Frame 1 (no input): blank canvas, image omitted
Frame 60 (no input): blank canvas, image omitted
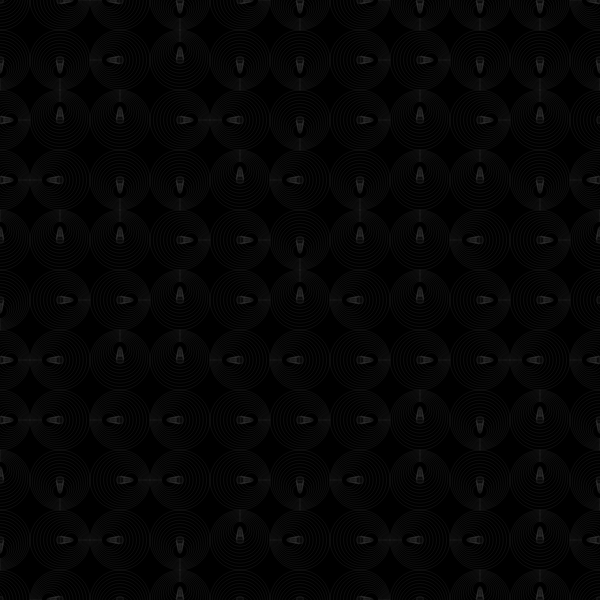
Frame 120 (the mouse pressed at the canvas centre since frame 60)

The p5.js sketch whose frames 1 and 60 were blank and that drew this single picture after the mouse press (run headless with seeded random() and noise() and a simulated clock; from frame 60 on, the mouse is pressed at the canvas centre):

// p5.js sketch
// ── sketch.js
let tileWidth, tileHeight, endSize, endOffset;
let circleCount;

let tileCountX = 10;
let tileCountY = 10;

let actRandomSeed = 0;

const setActRandomSeed = () => actRandomSeed = int(random(100000));
const mousePressed = () => setActRandomSeed();

function setup () {
  createCanvas(600, 600);
  stroke(255, 150);
  strokeWeight(0.1);
  noFill();

  tileWidth = width / tileCountX;
  tileHeight = height / tileCountY;
}

function draw () {
  background(0);
  randomSeed(actRandomSeed);

  if (mouseX > 0) {
    circleCount = mouseX / 30 + 1;
    endSize = map(mouseX, 0, width, tileWidth / 2, 0);
  }

  if (mouseY > 0) {
    endOffset = map(mouseY, 0, height, 0, (tileWidth - endSize) / 2);
  }

  for (let y = 0; y <= tileCountY; y++) {
    for (let x = 0; x <= tileCountX; x++) {
      push();
        translate(tileWidth * x, tileHeight * y);
        scale(1, tileHeight / tileWidth);

        const toggle = int(random(0, 4));

        if (toggle == 0) rotate(-HALF_PI);
        if (toggle == 1) rotate(0);
        if (toggle == 2) rotate(HALF_PI);
        if (toggle == 3) rotate(PI);

        if (circleCount > 0) {
          for (let i = 0; i < circleCount; i++) {
            const diam = map(i, 0, circleCount - 1, tileWidth, endSize);
            const offset = map(i, 0, circleCount - 1, 0, endOffset);

            circle(offset, 0, sqrt(diam));
            circle(offset, 0, diam);
            circle(offset, 0, pow(diam, 3));
          }
        }

      pop();
    }
  }
}
